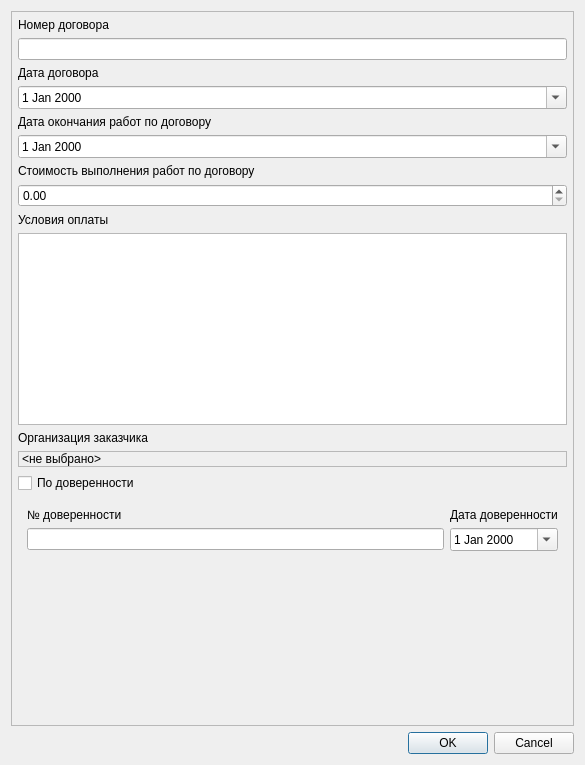
<?xml version="1.0" encoding="UTF-8"?>
<ui version="4.0">
 <class>ContractForm</class>
 <widget class="QDialog" name="ContractForm">
  <property name="geometry">
   <rect>
    <x>0</x>
    <y>0</y>
    <width>585</width>
    <height>765</height>
   </rect>
  </property>
  <property name="windowTitle">
   <string>Договор</string>
  </property>
  <layout class="QVBoxLayout" name="verticalLayout">
   <item>
    <widget class="QScrollArea" name="scrollArea">
     <property name="widgetResizable">
      <bool>true</bool>
     </property>
     <widget class="QWidget" name="scrollAreaWidgetContents">
      <property name="geometry">
       <rect>
        <x>0</x>
        <y>0</y>
        <width>569</width>
        <height>709</height>
       </rect>
      </property>
      <layout class="QVBoxLayout" name="verticalLayout_2">
       <property name="leftMargin">
        <number>6</number>
       </property>
       <property name="topMargin">
        <number>6</number>
       </property>
       <property name="rightMargin">
        <number>6</number>
       </property>
       <property name="bottomMargin">
        <number>6</number>
       </property>
       <item>
        <widget class="QLabel" name="label">
         <property name="text">
          <string>Номер договора</string>
         </property>
        </widget>
       </item>
       <item>
        <widget class="QLineEdit" name="edtContractNumber"/>
       </item>
       <item>
        <widget class="QLabel" name="label_2">
         <property name="text">
          <string>Дата договора</string>
         </property>
        </widget>
       </item>
       <item>
        <widget class="QDateEdit" name="edtContractDate">
         <property name="calendarPopup">
          <bool>true</bool>
         </property>
        </widget>
       </item>
       <item>
        <widget class="QLabel" name="label_3">
         <property name="text">
          <string>Дата окончания работ по договору</string>
         </property>
        </widget>
       </item>
       <item>
        <widget class="QDateEdit" name="edtContractFinishDate">
         <property name="calendarPopup">
          <bool>true</bool>
         </property>
        </widget>
       </item>
       <item>
        <widget class="QLabel" name="label_4">
         <property name="text">
          <string>Стоимость выполнения работ по договору</string>
         </property>
        </widget>
       </item>
       <item>
        <widget class="QDoubleSpinBox" name="edtPrice">
         <property name="maximum">
          <double>1000000000000000000000.000000000000000</double>
         </property>
        </widget>
       </item>
       <item>
        <widget class="QLabel" name="label_5">
         <property name="text">
          <string>Условия оплаты</string>
         </property>
        </widget>
       </item>
       <item>
        <widget class="QTextEdit" name="edtPaymentTerms"/>
       </item>
       <item>
        <widget class="QLabel" name="label_6">
         <property name="text">
          <string>Организация заказчика</string>
         </property>
        </widget>
       </item>
       <item>
        <widget class="QWidget" name="widget_2" native="true">
         <layout class="QHBoxLayout" name="horizontalLayout_2">
          <property name="leftMargin">
           <number>0</number>
          </property>
          <property name="topMargin">
           <number>0</number>
          </property>
          <property name="rightMargin">
           <number>0</number>
          </property>
          <property name="bottomMargin">
           <number>0</number>
          </property>
          <item>
           <widget class="QLabel" name="lblClient">
            <property name="frameShape">
             <enum>QFrame::StyledPanel</enum>
            </property>
            <property name="frameShadow">
             <enum>QFrame::Sunken</enum>
            </property>
            <property name="text">
             <string>&lt;не выбрано&gt;</string>
            </property>
           </widget>
          </item>
         </layout>
        </widget>
       </item>
       <item>
        <widget class="QCheckBox" name="chkPOA">
         <property name="text">
          <string>По доверенности</string>
         </property>
        </widget>
       </item>
       <item>
        <widget class="QWidget" name="wdgPOA" native="true">
         <layout class="QGridLayout" name="gridLayout">
          <item row="0" column="1">
           <widget class="QLabel" name="label_9">
            <property name="text">
             <string>Дата доверенности</string>
            </property>
           </widget>
          </item>
          <item row="0" column="0">
           <widget class="QLabel" name="label_10">
            <property name="text">
             <string>№ доверенности</string>
            </property>
           </widget>
          </item>
          <item row="1" column="0">
           <widget class="QLineEdit" name="edtPOANumber"/>
          </item>
          <item row="1" column="1">
           <widget class="QDateEdit" name="edtPOADate">
            <property name="calendarPopup">
             <bool>true</bool>
            </property>
           </widget>
          </item>
         </layout>
        </widget>
       </item>
       <item>
        <spacer name="verticalSpacer">
         <property name="orientation">
          <enum>Qt::Vertical</enum>
         </property>
         <property name="sizeHint" stdset="0">
          <size>
           <width>20</width>
           <height>40</height>
          </size>
         </property>
        </spacer>
       </item>
      </layout>
     </widget>
    </widget>
   </item>
   <item>
    <widget class="QDialogButtonBox" name="buttonBox">
     <property name="orientation">
      <enum>Qt::Horizontal</enum>
     </property>
     <property name="standardButtons">
      <set>QDialogButtonBox::Cancel|QDialogButtonBox::Ok</set>
     </property>
    </widget>
   </item>
  </layout>
 </widget>
 <resources/>
 <connections>
  <connection>
   <sender>buttonBox</sender>
   <signal>accepted()</signal>
   <receiver>ContractForm</receiver>
   <slot>accept()</slot>
   <hints>
    <hint type="sourcelabel">
     <x>224</x>
     <y>739</y>
    </hint>
    <hint type="destinationlabel">
     <x>157</x>
     <y>274</y>
    </hint>
   </hints>
  </connection>
  <connection>
   <sender>buttonBox</sender>
   <signal>rejected()</signal>
   <receiver>ContractForm</receiver>
   <slot>reject()</slot>
   <hints>
    <hint type="sourcelabel">
     <x>292</x>
     <y>745</y>
    </hint>
    <hint type="destinationlabel">
     <x>286</x>
     <y>274</y>
    </hint>
   </hints>
  </connection>
  <connection>
   <sender>chkPOA</sender>
   <signal>toggled(bool)</signal>
   <receiver>wdgPOA</receiver>
   <slot>setVisible(bool)</slot>
   <hints>
    <hint type="sourcelabel">
     <x>78</x>
     <y>563</y>
    </hint>
    <hint type="destinationlabel">
     <x>125</x>
     <y>576</y>
    </hint>
   </hints>
  </connection>
 </connections>
</ui>
